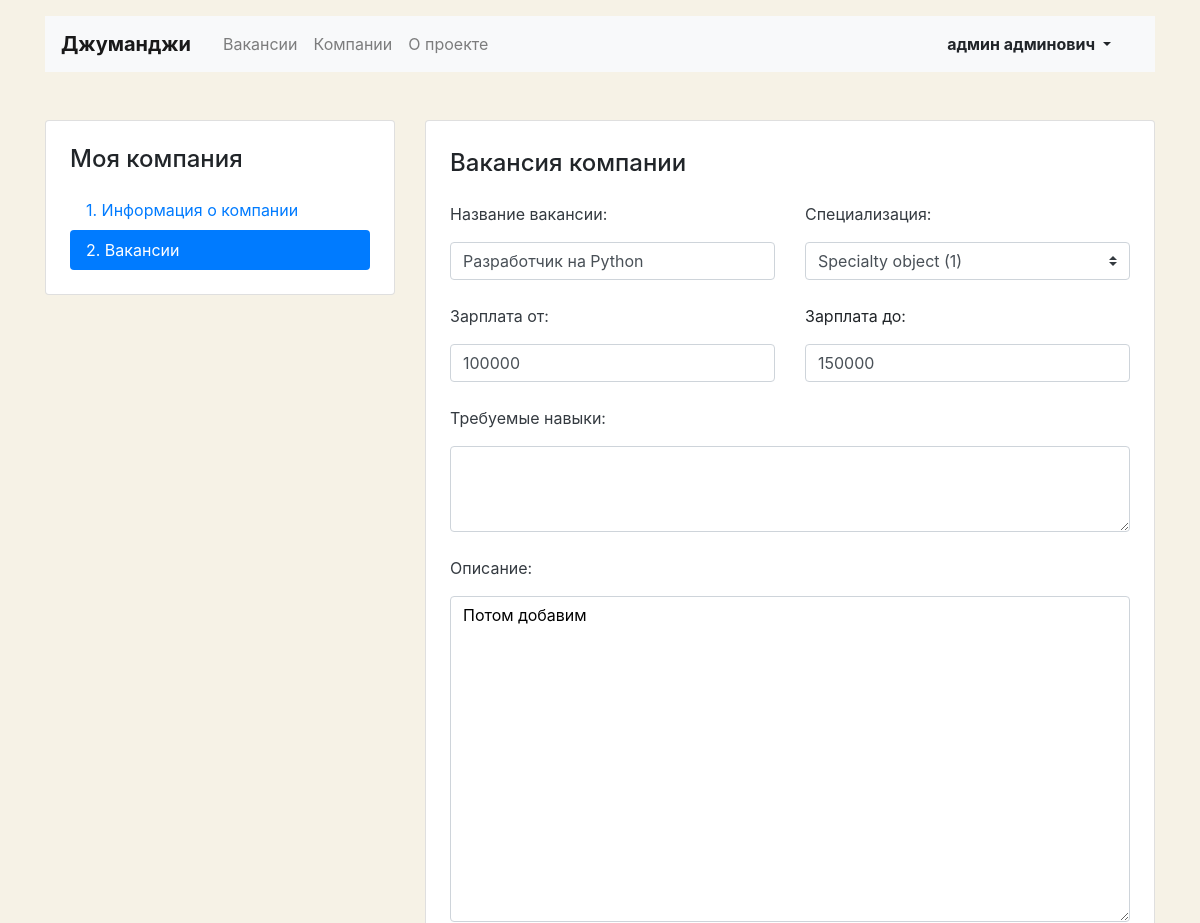
/mycompany/vacancies/1/ (signed in, upper part), run on an earlier commit of the app's database.
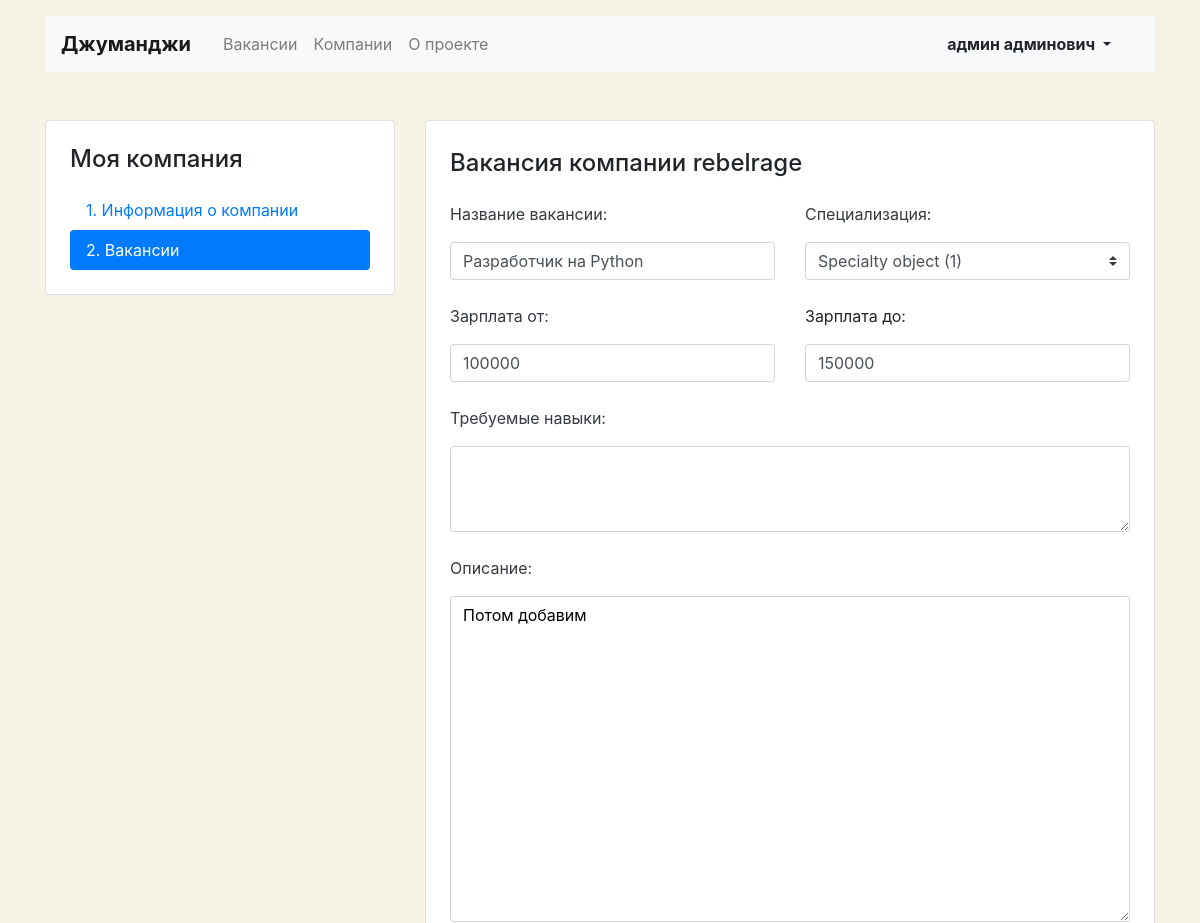
And on a later commit of the database.
### app_vacancies/models.py (models this page shows)
class Company(models.Model):
    name = models.CharField(max_length=32)
    location = models.CharField(max_length=64)
    logo = models.ImageField(upload_to="MEDIA_COMPANY_IMAGE_DIR")
    description = models.TextField()
    employee_count = models.IntegerField(null=True)
    owner = models.ForeignKey(User, on_delete=models.SET_NULL, null=True)

### app_vacancies/views.py (the view, shortened to what this page needs)
# urls.py: path('mycompany/vacancies/<int:id_vacancy>/', MyVacancyEditView.as_view()),
class MyVacancyEditView(View):
    model_changed = False
    def get(self, request, id_vacancy):
        vacancy = Vacancy.objects.filter(id=id_vacancy).first()
        user = request.user
        company = Company.objects.filter(owner=user).first()
        if vacancy:
            form = MyVacancyEditForm(instance=vacancy)
        applications = Application.objects.filter(vacancy=vacancy).all()
        return render(
            request, 'vacancy_edit.html',
            context={
                'applications': applications,
                'company': company,
                'form': form,
                'model_changed': self.model_changed,
                'vacancy': vacancy
            }
        )

### templates/vacancy_edit.html (shortened to what this page needs)
<!DOCTYPE html>
<html lang="ru">
<head>
  <link rel="stylesheet" href="https://stackpath.bootstrapcdn.com/bootstrap/4.3.1/css/bootstrap.min.css">
</head>
<body>
  {% include 'menu.html' %}
  <main class="container mt-3 pb-5">
    <div class="row mt-5">
      <div class="col-12 col-lg-4">
        <aside class="pt-3 pb-4 px-4 mb-5 card">
          <h1 class="h4 pt-2 pb-2">Моя компания</h1>
          <div class="nav flex-column nav-pills">
            <a class="nav-link" href="/mycompany/">1. Информация о&nbsp;компании</a>
            <a class="nav-link active" href="/mycompany/vacancies/">2. Вакансии</a>
          </div>
        </aside>
      </div>
      <div class="col-12 col-lg-8">
        <div class="card">
          <div class="card-body px-4 pb-4 tab-content">
            <section>
                        <h2 class="h4 pt-2 pb-3">Вакансия компании {{ company.name }}</h2>
                        <form method="POST" action="/mycompany/vacancies/{{ vacancy.id }}">{% csrf_token %}
                            <div class="row">
                                <div class="col-12 col-md-6">
                                    <div class="form-group pb-2">
                                        <label class="mb-2 text-dark">{{ form.title.label_tag }}</label>
                                        {{ form.title }}
                                    </div>
                                </div>
                                <div class="col-12 col-md-6">
                                    <div class="form-group pb-2">
                                        <label class="mb-2 text-dark">{{ form.specialty.label_tag }}</label>
                                        {{ form.specialty }}
                                    </div>
                                </div>
                            </div>
                            <div class="row">
                                <div class="col-12 col-md-6">
                                    <div class="form-group pb-2">
                                        <label class="mb-2 text-dark">{{ form.salary_min.label_tag }}</label>
                                        {{ form.salary_min }}
                                    </div>
                                </div>
                                <div class="col-12 col-md-6">
                                    <div class="form-group pb-2">
                                        <label class="mb-2">{{ form.salary_max.label_tag }}</label>
                                        {{ form.salary_max }}
                                    </div>
                                </div>
                            </div>
                            <div class="form-group pb-2">
                                <label class="mb-2 text-dark">{{ form.skills.label_tag }}</label>
                                {{ form.skills }}
                            </div>
                            <div class="form-group pb-2">
                                <label class="mb-2 text-dark">{{ form.description.label_tag }}</label>
                                {{ form.description }}
                            </div>
                        </form>
                    </section>
          </div>
        </div>
      </div>
    </div>
  </main>
</body>
</html>

What changed in the data, as far as the page shows it:
now on this page (row edited): Company: name "rebelrage"
